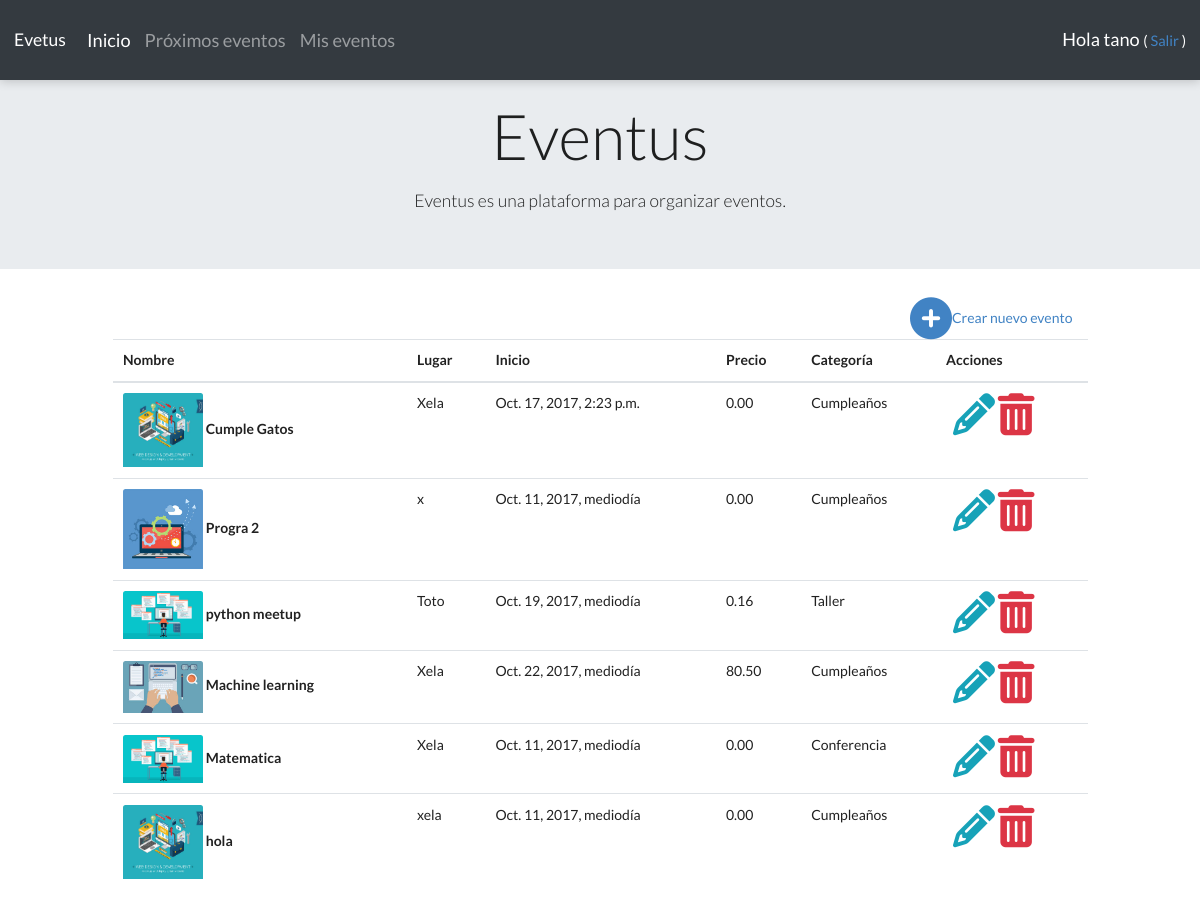
Before: /miseventos/ (signed in) with the older database file.
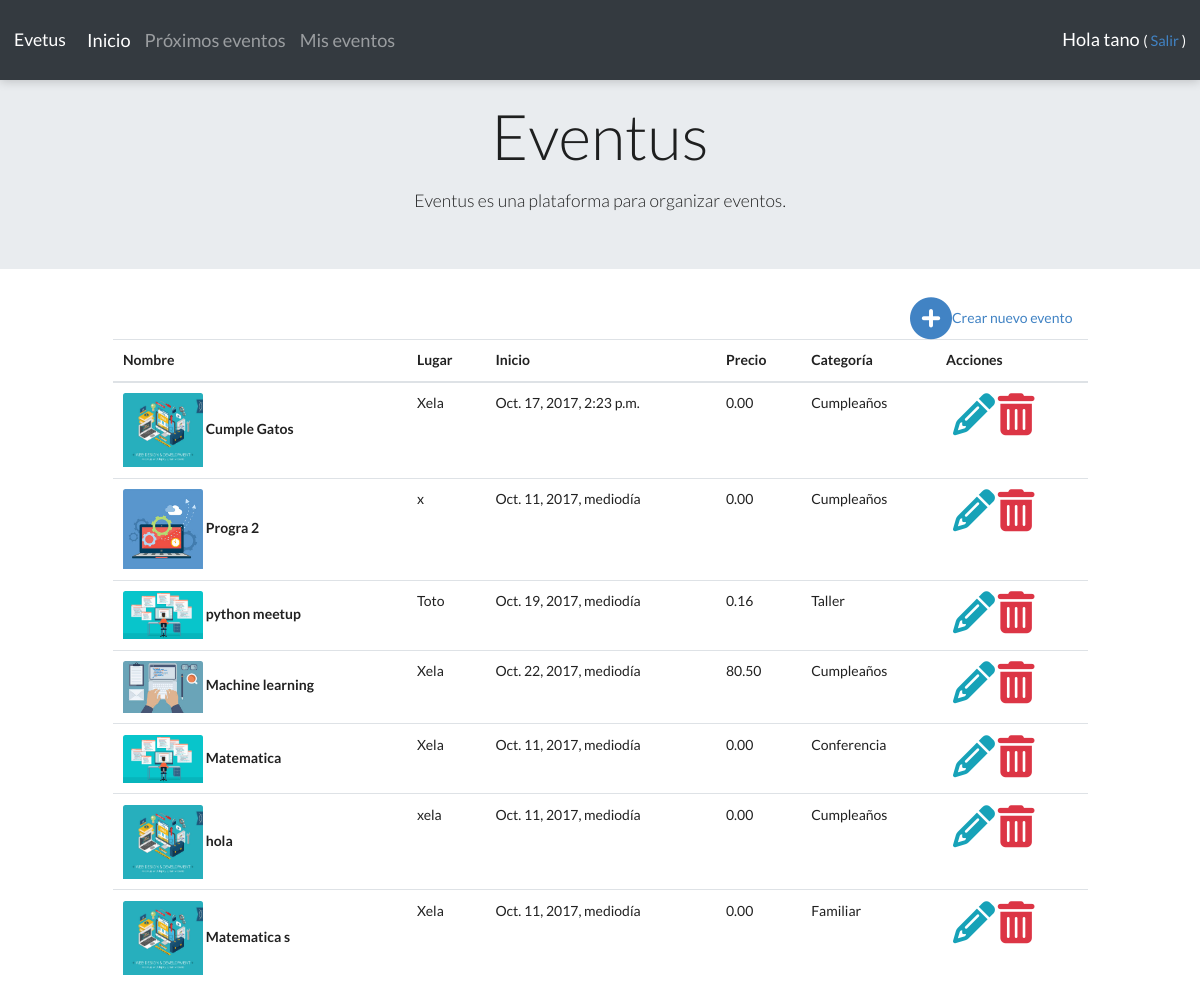
After: the same page with the newer database file.
### events/models.py (models this page shows, shortened)
class TimeStampModel(models.Model):
    created = models.DateTimeField(default = timezone.now)
    modified = models.DateTimeField(default = timezone.now)
    class Meta:
        abstract = True

class Evento(TimeStampModel):
    nombre = models.CharField(max_length=200, unique=True)
    sumario = models.TextField(max_length=255)
    contenido = models.TextField()
    categoria = models.ForeignKey(Categoria)
    lugar = models.CharField(max_length=50)
    inicio = models.DateTimeField()
    final = models.DateTimeField()
    imagen = models.ImageField(blank = True)
    is_free = models.BooleanField(default=True)
    precio = models.DecimalField(max_digits=5, decimal_places=2, default=0.00)
    vistas = models.PositiveIntegerField(default=0, blank=True, null=True)
    organizador = models.ForeignKey('auth.User')

class Categoria(models.Model):
    nombre = models.CharField(max_length= 50)
    def __str__(self):
        return self.nombre

### events/views.py (the view)
# urls.py: url(r'^miseventos/$', views.mis_clases, name = 'miseventos'), #se redirecciona a la url del blog
@login_required
def mis_clases(request):
    eventos = Evento.objects.filter(organizador__pk = request.user.pk)
    return render(request, 'events/misclase.html' , {'eventos': eventos})

### events/templates/events/misclase.html
{% extends 'events/base.html' %}
{% block content %}
<div class ="row d-flex justify-content-center">
  <div class="col-md-12 d-flex justify-content-end">
    <a href="{%url 'evento_nuevo'%}" class="d-flex align-items-center">
      <i class="fa fa-plus-circle fa-3x" aria-hidden="true"></i>
      Crear nuevo evento
    </a>
  </div>
  {%if eventos%}
  <table class="table">
    <thead class="thead-default">
      <tr>
        <th>Nombre</th>
        <th>Lugar</th>
        <th>Inicio</th>
        <th>Precio</th>
        <th>Categoría</th>
        <th>Acciones</th>
      </tr>
    </thead>
    <tbody>
    {% for evento in eventos %}
      <tr class="animated fadeIn">
        <th >
          {%if evento.imagen%}
          <a class="ui tiny image">
            <img class="card-img-top" src="{{evento.imagen.url}}" alt="Card image cap">
          </a>
          {% endif %}
          {{evento.nombre}}
        </th>
        <td>{{evento.lugar}}</td>
        <td>{{evento.inicio}}</td>
        <td>
            {{evento.precio}}
        </td>
        <td>{{evento.categoria}}</td>
        <td>
          <a class="ml-2" href="{% url 'evento_editar' pk=evento.pk %}">
            <i class="fa fa-pencil fa-3x text-info" aria-hidden="true"></i>
          </a>
          <a href="{% url 'evento_eliminar' pk=evento.pk %}">
            <i class="fa fa-trash fa-3x text-danger" aria-hidden="true"></i>
          </a>
        </td>
      </tr>
    {% endfor %}
    </tbody>
  </table>
  {%else%}
  <div class="alert alert-info text-center" role="alert">
    No tiene actividades creadas!!
  </div>
  {%endif%}
</div>
{% endblock content %}

### events/templates/events/base.html (shortened to what this page needs)
{%load staticfiles %}
<!DOCTYPE html>
<html>
  <head>
    <link rel="stylesheet" href="https://maxcdn.bootstrapcdn.com/bootstrap/4.0.0-beta/css/bootstrap.min.css">
   <link rel="stylesheet" href="{% static 'css/animate.css' %}">
   <link rel="stylesheet" href="{% static 'css/font-awesome.min.css' %}">
      <link rel="stylesheet" href="{% static 'css/eventos.css' %}">
      <link rel="stylesheet" href="{% static 'css/semantic.min.css' %}">
  </head>
  <body>
        <nav class="navbar navbar-expand-lg navbar-dark bg-dark fixed-top sombreado">
          <a class="navbar-brand" href="{% url 'home' %}">Evetus</a>
          <div class="collapse navbar-collapse" id="navbarNav">
            <ul class="navbar-nav mr-auto">
              <li class="nav-item active">
                <a class="nav-link" href="{% url 'home' %}">Inicio <span class="sr-only">(current)</span></a>
              </li>
              {% if user.is_authenticated %}
              <li class="nav-item">
                <a class="nav-link" href="{% url 'misactividades' %}">Próximos eventos</a>
              </li>
              <li class="nav-item">
                <a class="nav-link" href="{% url 'miseventos' %}">Mis eventos</a>
              </li>
              {% endif %}
            </ul>
            <div>
              <ul class="navbar-nav">
                {% if user.is_authenticated %}
                <li class="nav-item">
                  <p class="top-menu">Hola {{ user.username }} <small> (<a href = "{% url 'logout'%}"> Salir </a>) </small></p>
                </li>
                {% endif %}
              </ul>
            </div>
          </div>
    </nav>
    <div class="jumbotron jumbotron-fluid mt-5">
      <div class="container text-center">
        <h1 class="display-3">Eventus</h1>
        <p class="lead">Eventus es una plataforma para organizar eventos.</p>
      </div>
    </div>
    <div class="col-md-12 d-flex justify-content-center">
      <div class="col-md-10">
          {% block content %}
          {% endblock %}
        </div>
      </div>
  </body>
</html>

### events/static/css/eventos.css (style rules this page uses)
.navbar { height: 80px !important ; color: white !important; font-size: 1.3em !important; }
.sombreado { -webkit-box-shadow: 0 1px 10px rgba(0,0,0,.2) !important; box-shadow:0 1px 10px rgba(0,0,0,.2) !important; }

Changed rows visible on the page:
added Evento: imagen (picture), nombre "Matematica s", lugar "Xela", inicio "Oct. 11, 2017, mediodía", precio "0.00", categoria "Familiar"
